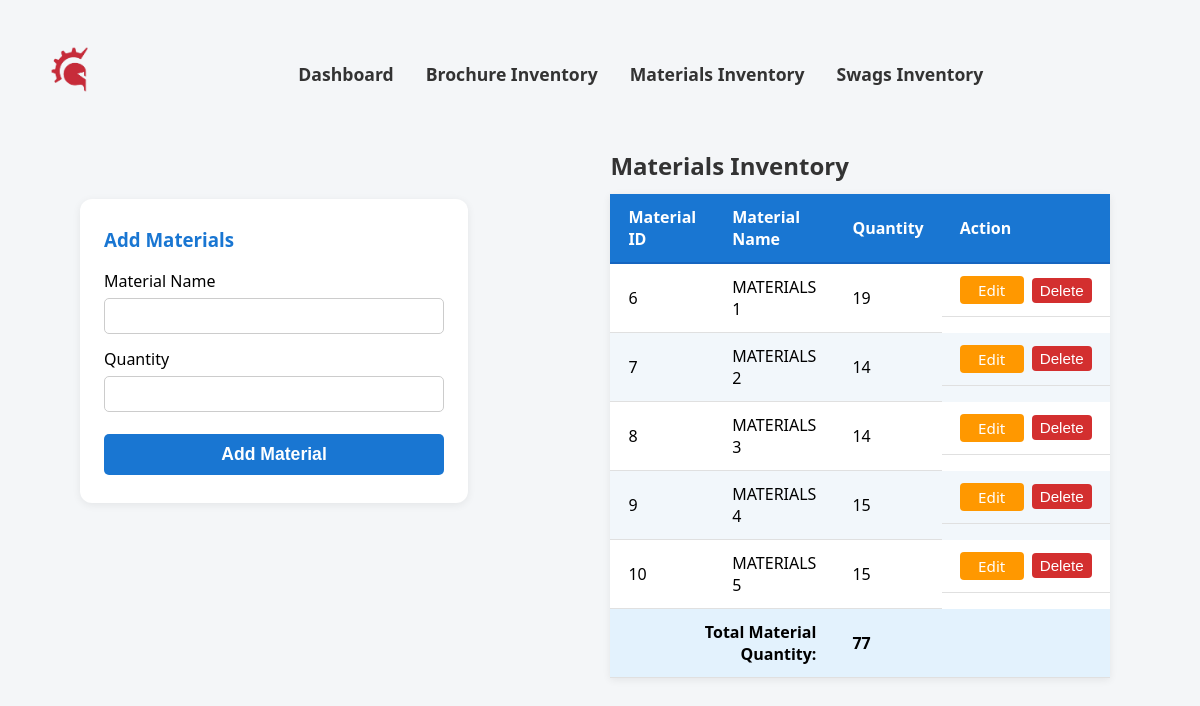
Before: /admin/marketing_inventory.php (signed in) with the older database file.
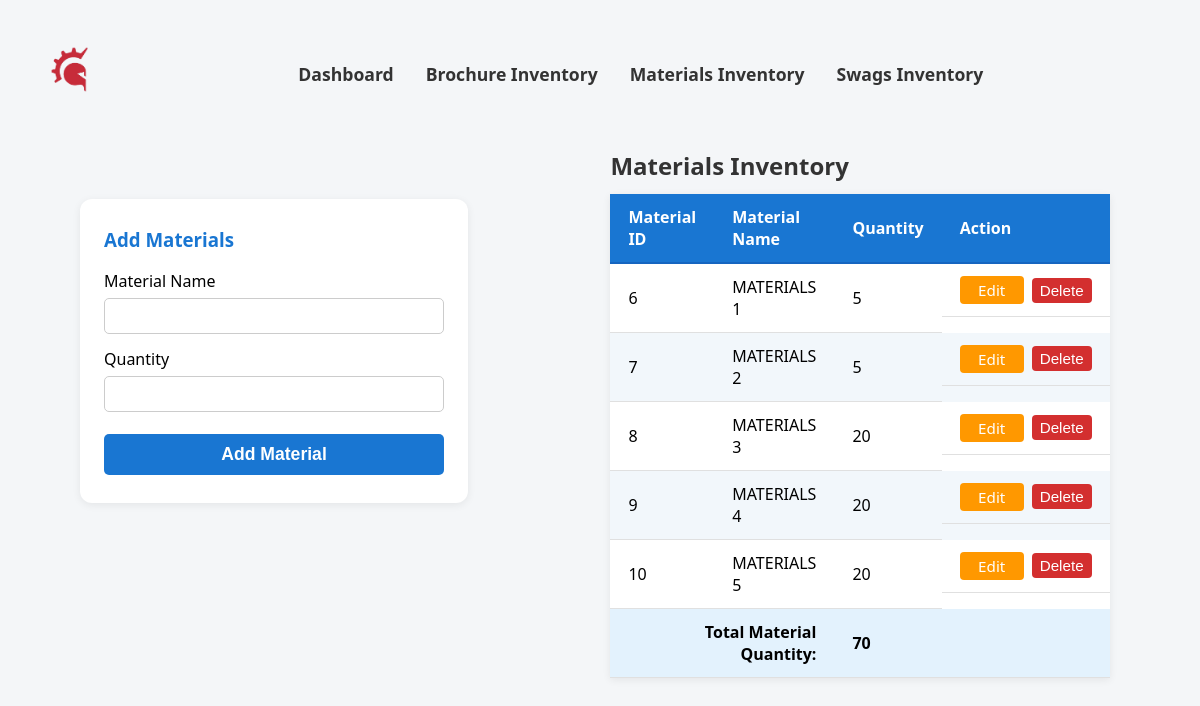
After: the same page with the newer database file.
### tables this page shows
CREATE TABLE `marketing_materials` (
  `material_id` int(11) NOT NULL,
  `material_name` varchar(100) NOT NULL,
  `quantity` int(4) NOT NULL,
  `others` text DEFAULT NULL
);

### admin/marketing_inventory.php (the view, shortened to what this page needs)
<?php
$connection = CONNECTIVITY();
$sql = "SELECT material_id, material_name, quantity FROM marketing_materials";
$result = mysqli_query($connection, $sql);
$total_material = 0;
if ($result && mysqli_num_rows($result) > 0) {
    $rows = [];
    while ($row = mysqli_fetch_assoc($result)) {
        $rows[] = $row;
        $total_material += intval($row['quantity']);
    }
}
?>
<!DOCTYPE html>
<html lang="en">
<head>
</head>
<body>
    <nav>
        <a href="admin.php"><img src="../images/images__1_-removebg-preview.png" alt="Company Logo"></a>
    <div class="nav-container">
        <a href="admin.php">Dashboard</a>
        <a href="brochure_inventory.php">Brochure Inventory</a>
        <a href="marketing_inventory.php">Materials Inventory</a>
        <a href="swags_inventory.php">Swags Inventory</a>
    </div>
    </nav>
    <div class="container-flex">
        <div class="form-card">
            <h3>Add Materials</h3>
            <form method="post" autocomplete="off">
                <label for="material_name">Material Name</label>
                <input type="text" id="material_name" name="material_name" required>
                <label for="quantity">Quantity</label>
                <input type="number" id="quantity" name="quantity" min="1" required>
                <button type="submit" name="add_materials">Add Material</button>
            </form>
        </div>
        <div style="flex:1;">
            <table>
                <caption style="caption-side:top; text-align:left; font-size:1.5rem; color:#333; margin-bottom:12px; font-weight:600;">
                    Materials Inventory
                </caption>
                <thead>
                    <tr>
                        <th>Material ID</th>
                        <th>Material Name</th>
                        <th>Quantity</th>
                        <th>Action</th>
                    </tr>
                </thead>
                <tbody>
                    <?php
                    $edit_id = isset($_GET['edit_id']) ? intval($_GET['edit_id']) : null;
                    if (!empty($rows)) {
                        foreach ($rows as $row) {
                            echo "<tr>";
                            echo "<td>{$row['material_id']}</td>";
                            echo "<td>{$row['material_name']}</td>";
                            echo "<td>";
                            if ($edit_id === intval($row['material_id'])) {
                                echo "<form method='post' style='display:inline;'>";
                                echo "<input type='hidden' name='material_id' value='{$row['material_id']}'>";
                                echo "<input type='number' name='new_quantity' value='{$row['quantity']}' min='1' required style='width:70px;'>";
                                echo "<button type='submit' name='edit_material' style='margin-left:6px;'>Save</button>";
                                echo "</form>";
                            } else {
                                echo "{$row['quantity']}";
                            }
                            echo "</td>";
                            echo "<td style='display:flex;gap:8px;align-items:center;'>";
                            if ($edit_id === intval($row['material_id'])) {
                                echo "<a href='{$_SERVER['PHP_SELF']}' class='action-btn cancel-btn'>Cancel</a>";
                            } else {
                                echo "<a href='{$_SERVER['PHP_SELF']}?edit_id={$row['material_id']}' class='action-btn edit-btn'>Edit</a>";
                            }
                            echo "<form method='post' style='display:inline;' onsubmit=\"return confirm('Are you sure you want to delete this material?');\">";
                            echo "<button type='submit' name='delete_material' class='action-btn delete-btn'>Delete</button>";
                            echo "</form>";
                            echo "</td>";
                            echo "</tr>";
                        }
                        echo "<tr style='font-weight:bold; background:#e3f2fd;'>";
                        echo "<td colspan='2' style='text-align:right;'>Total Material Quantity:</td>";
                        echo "<td>{$total_material}</td>";
                        echo "<td></td>";
                        echo "</tr>";
                    } else {
                        echo "<tr><td class='no-data' colspan='4'>No data found</td></tr>";
                    }
                    ?>
                </tbody>
            </table>
        </div>
    </div>
</body>
</html>

Changed rows visible on the page:
changed marketing_materials "MATERIALS 1": quantity "19" → "5"
changed marketing_materials "MATERIALS 2": quantity "14" → "5"
changed marketing_materials "MATERIALS 3": quantity "14" → "20"
changed marketing_materials "MATERIALS 4": quantity "15" → "20"
changed marketing_materials "MATERIALS 5": quantity "15" → "20"
Other visible differences:
$total_material: "77" → "70"
